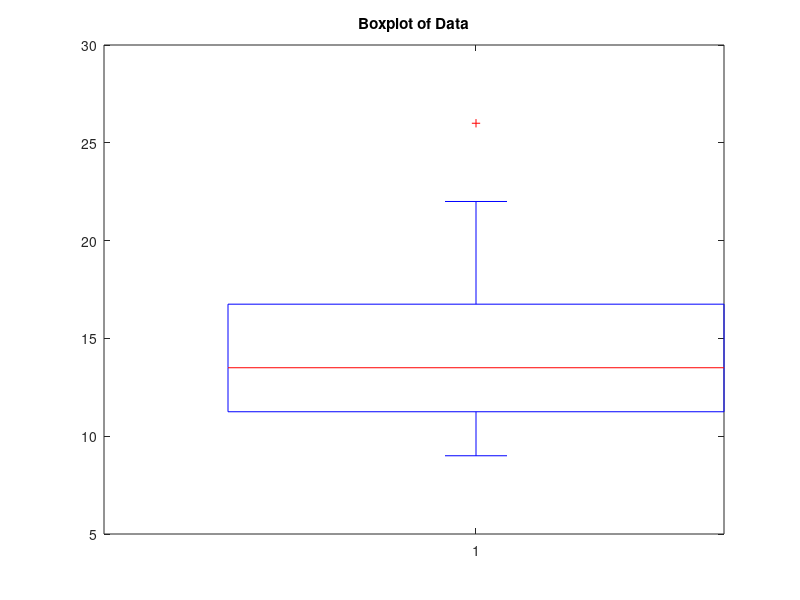

MATLAB code for this plot:
%Boxplot for Data Distribution..........
clc;
clear all;
close all;
%Data
data=[15,9,26,13,14,12,22,9];%Boxplot figure
boxplot(data);
title('Boxplot of Data');